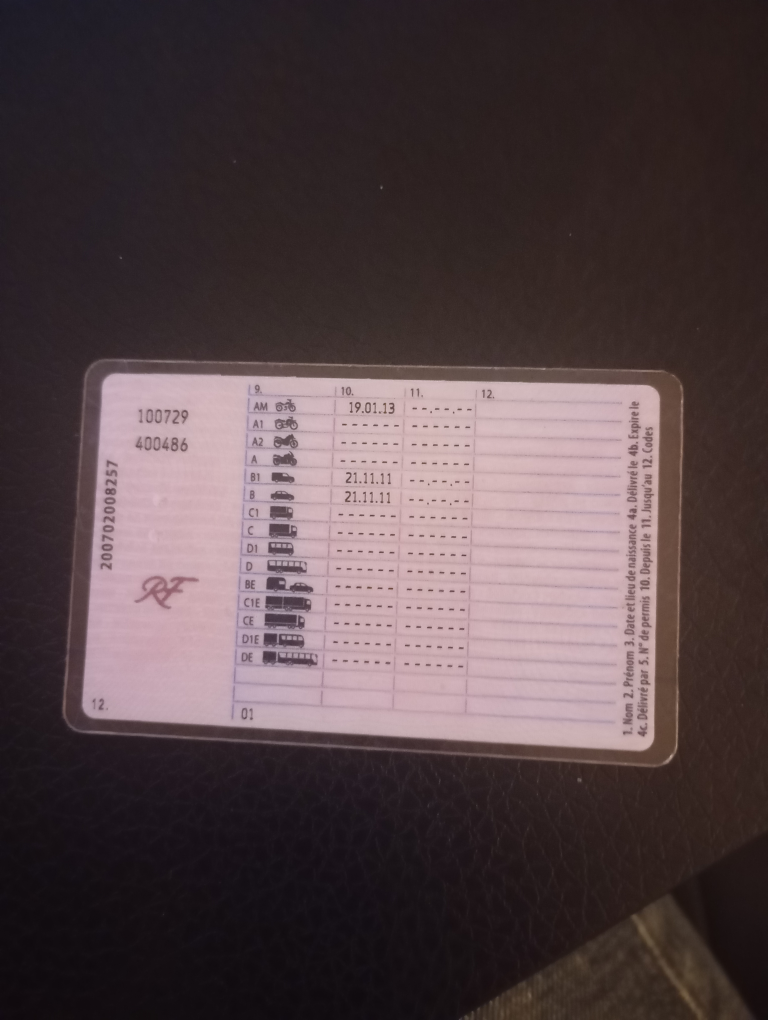
#> input picture data/documents/006174ad-03b2-439b-8da6-f6dbacf7d674/a81d2ecc-806b-4774-a032-09d4a59f9e62/IMG_20260331_215446.jpg, 3072 x 4080 px (shown at 1/4 size)
$ python -i preprocessor.py   (imports and definitions only)
#> lines starting #> are read from the running program, lines starting #| are printed output that depends on the picture; after the words box and inside, x2 and y2 are one past the last pixel; in counts of white or black regions, pixels touching at a corner belong together
"""Prétraitement image avant OCR.

Améliore la qualité des photos/scans de documents pour maximiser
la précision de l'OCR (Surya). Particulièrement utile pour les
photos prises au smartphone.
"""

import cv2
import numpy as np
from pathlib import Path


def _pdf_to_cv2(pdf_path: str | Path) -> np.ndarray:
    """Convertit la premiere page d'un PDF en image OpenCV."""
    import pypdfium2 as pdfium

    pdf = pdfium.PdfDocument(str(pdf_path))
    page = pdf[0]
    bitmap = page.render(scale=2)
    pil_image = bitmap.to_pil()
    pdf.close()

    img_array = np.array(pil_image)
    # Convertir RGB -> BGR pour OpenCV
    if len(img_array.shape) == 3 and img_array.shape[2] >= 3:
        img_array = cv2.cvtColor(img_array, cv2.COLOR_RGB2BGR)
    return img_array


def preprocess_image(image_path: str | Path, output_path: str | Path | None = None) -> np.ndarray:
    """Prétraite une image ou PDF de document pour l'OCR.

    Args:
        image_path: Chemin vers l'image ou PDF source.
        output_path: Si fourni, sauvegarde l'image prétraitée.

    Returns:
        Image prétraitée (numpy array).
    """
    image_path = Path(image_path)

    # Convertir PDF en image si necessaire
    if image_path.suffix.lower() == ".pdf":
        img = _pdf_to_cv2(image_path)
    else:
        img = cv2.imread(str(image_path))
#> img is the input picture: shape (4080, 3072, 3); mean B, G, R 70.6, 67.9, 83.7

    if img is None:
        raise FileNotFoundError(f"Impossible de lire l'image: {image_path}")

    # 1. Conversion en niveaux de gris
    gray = cv2.cvtColor(img, cv2.COLOR_BGR2GRAY)
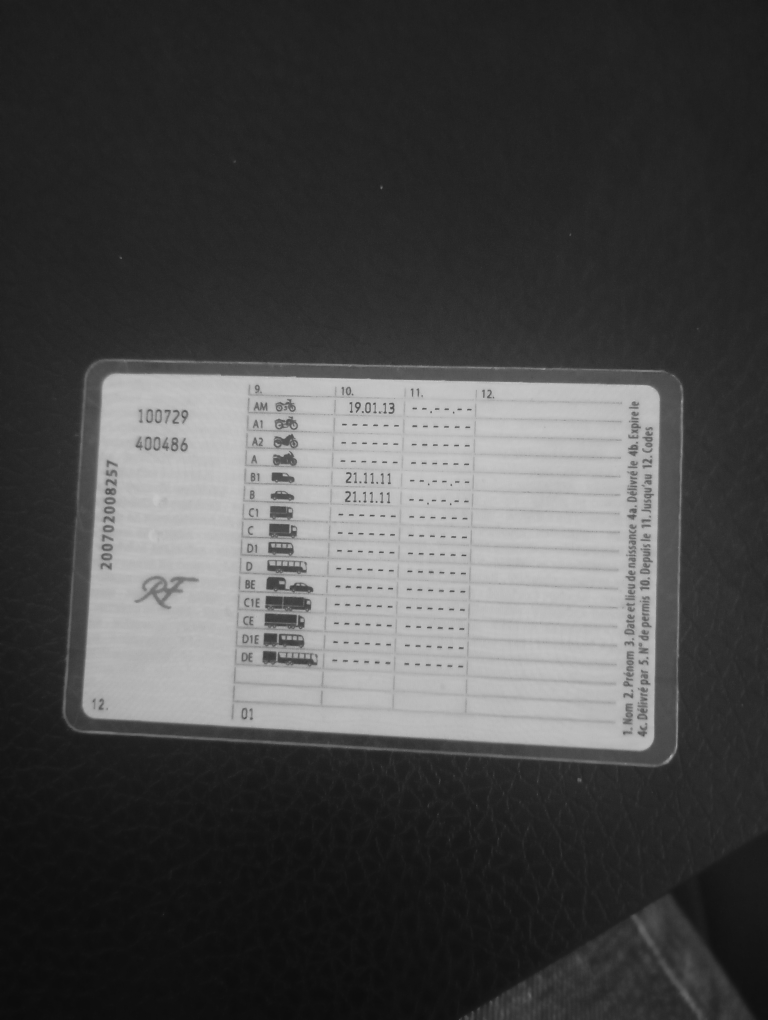
#> gray: shape (4080, 3072) (shown at 1/4 size); min 9, max 212, mean 72.9

    # 2. Redimensionnement si l'image est trop petite (min 1500px de large)
    h, w = gray.shape
#> h = 4080; w = 3072
    if w < 1500:
        scale = 1500 / w
        gray = cv2.resize(gray, None, fx=scale, fy=scale, interpolation=cv2.INTER_CUBIC)

    # 3. Débruitage
    denoised = cv2.fastNlMeansDenoising(gray, h=10, templateWindowSize=7, searchWindowSize=21)

    # 4. Amélioration du contraste (CLAHE)
    clahe = cv2.createCLAHE(clipLimit=2.0, tileGridSize=(8, 8))
    enhanced = clahe.apply(denoised)
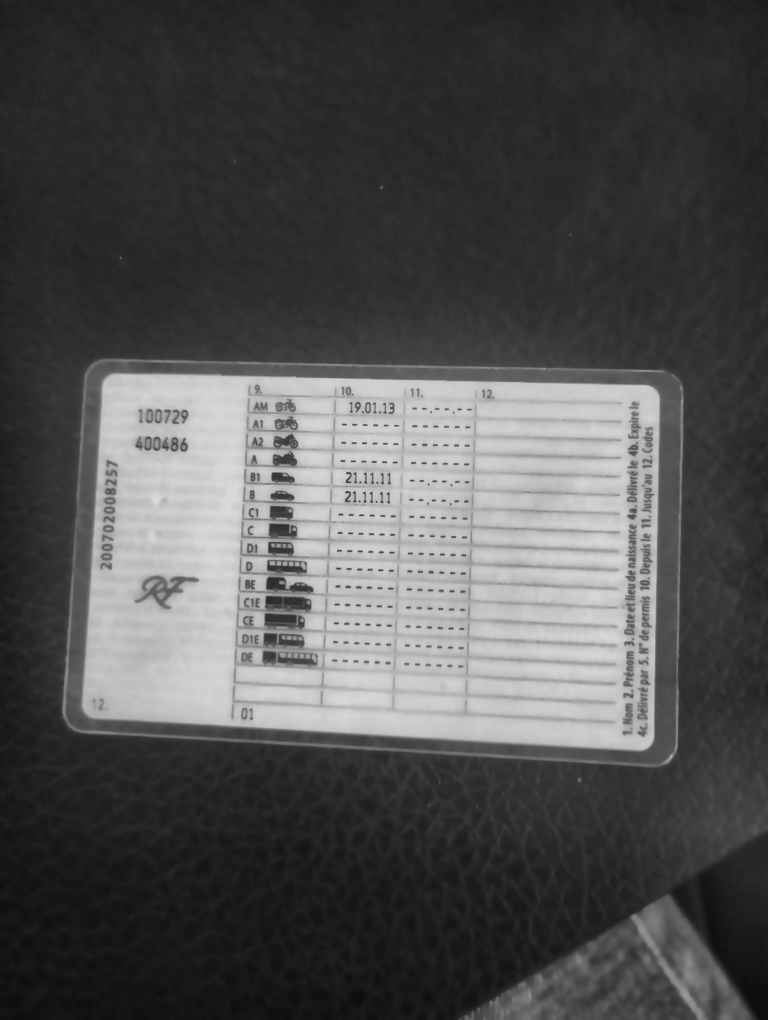
#> enhanced: shape (4080, 3072) (shown at 1/4 size); min 13, max 218, mean 80.8

    # 5. Binarisation adaptative (texte noir sur fond blanc)
    binary = cv2.adaptiveThreshold(
        enhanced, 255, cv2.ADAPTIVE_THRESH_GAUSSIAN_C, cv2.THRESH_BINARY, 21, 10
    )
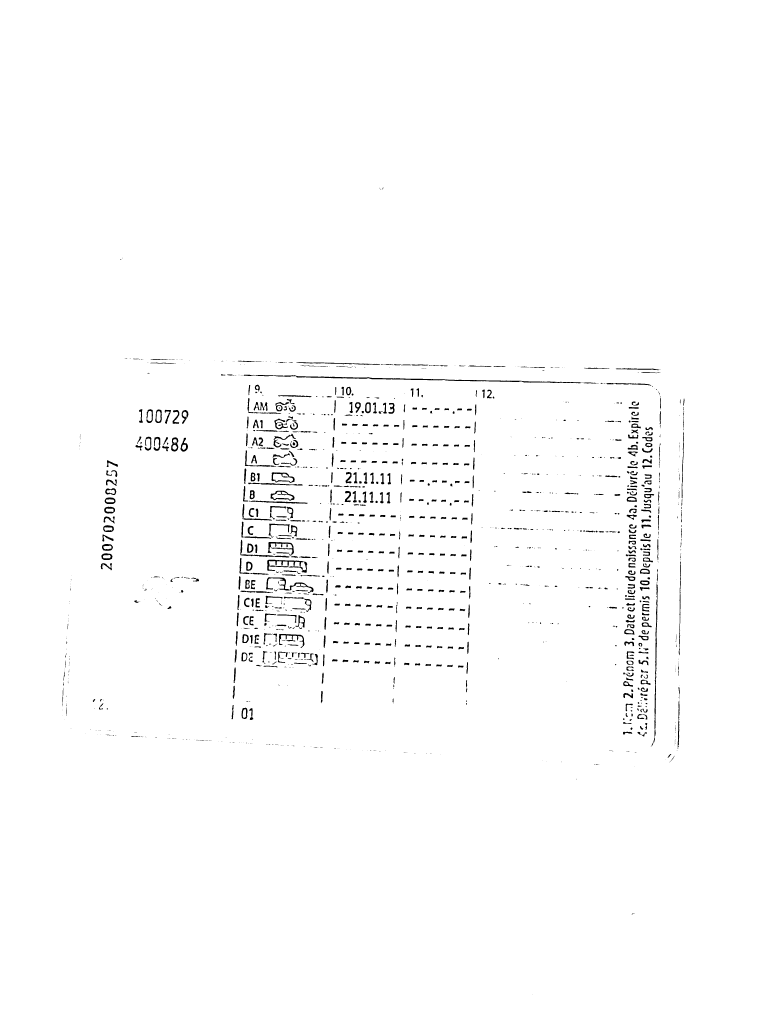
#> binary: shape (4080, 3072) (shown at 1/4 size); 98.7% white; 1493 black regions (688 under 20 px), largest, box (x1, y1, x2, y2) and area: (974, 1499, 2395, 1534) 5858, (1069, 2239, 1229, 2291) 2397, (2617, 2336, 2631, 2948) 2393

    if output_path:
        cv2.imwrite(str(output_path), binary)

    return binary


def deskew(image: np.ndarray) -> np.ndarray:
    """Redresse une image légèrement inclinée.

    Détecte l'angle d'inclinaison via les lignes de texte
    et applique une rotation corrective.
    """
    coords = np.column_stack(np.where(image < 128))
#> coords = 162857 pairs, first value 749 to 3979, second value 248 to 2737
    if len(coords) < 100:
        return image

    angle = cv2.minAreaRect(coords)[-1]
#> angle = -30

    if angle < -45:
        angle = -(90 + angle)
    else:
        angle = -angle
#> angle = 30

    # Ne corriger que les petites inclinaisons (< 15°)
    if abs(angle) > 15 or abs(angle) < 0.5:
        return image

    h, w = image.shape[:2]
    center = (w // 2, h // 2)
    matrix = cv2.getRotationMatrix2D(center, angle, 1.0)
    rotated = cv2.warpAffine(
        image, matrix, (w, h), flags=cv2.INTER_CUBIC, borderMode=cv2.BORDER_REPLICATE
    )
    return rotated


def preprocess_for_ocr(image_path: str | Path) -> np.ndarray:
    """Pipeline complet : preprocessing + redressement.

    C'est la fonction principale à utiliser avant l'OCR.
    """
    processed = preprocess_image(image_path)
    deskewed = deskew(processed)
    return deskewed


def preprocess_for_vision(image_path: str | Path) -> np.ndarray:
    """Preprocessing léger pour le modèle vision (classification).

    Le modèle vision n'a pas besoin de binarisation, juste d'une
    image propre et bien contrastée.
    """
    img = cv2.imread(str(image_path))
    if img is None:
        raise FileNotFoundError(f"Impossible de lire l'image: {image_path}")

    # Redimensionner si trop grand (le modèle vision a une limite)
    h, w = img.shape[:2]
    max_dim = 2048
    if max(h, w) > max_dim:
        scale = max_dim / max(h, w)
        img = cv2.resize(img, None, fx=scale, fy=scale, interpolation=cv2.INTER_AREA)

    # Léger débruitage sans perdre les détails
    denoised = cv2.fastNlMeansDenoisingColored(img, h=6, hColor=6)

    return denoised

>>> result = preprocess_for_ocr('../../data/documents/006174ad-03b2-439b-8da6-f6dbacf7d674/a81d2ecc-806b-4774-a032-09d4a59f9e62/IMG_20260331_215446.jpg')
